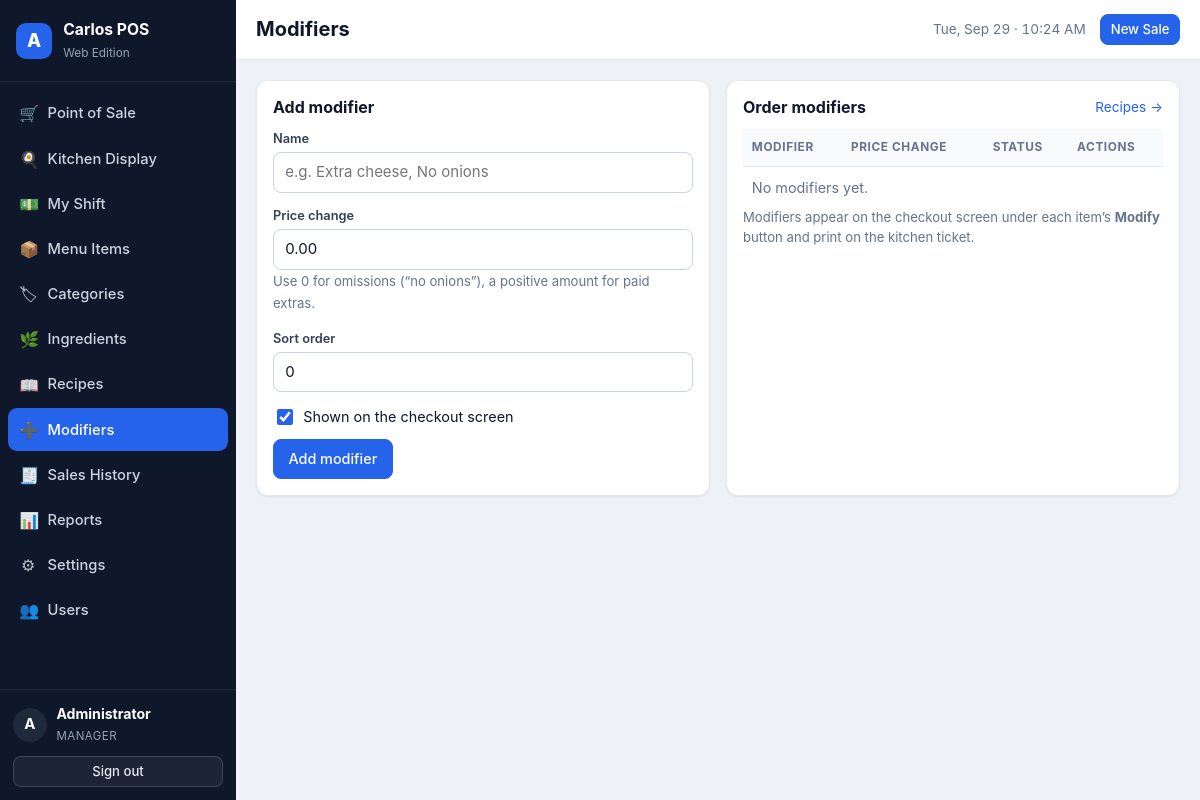
The app's page /index.php?page=modifiers (signed in), older data.
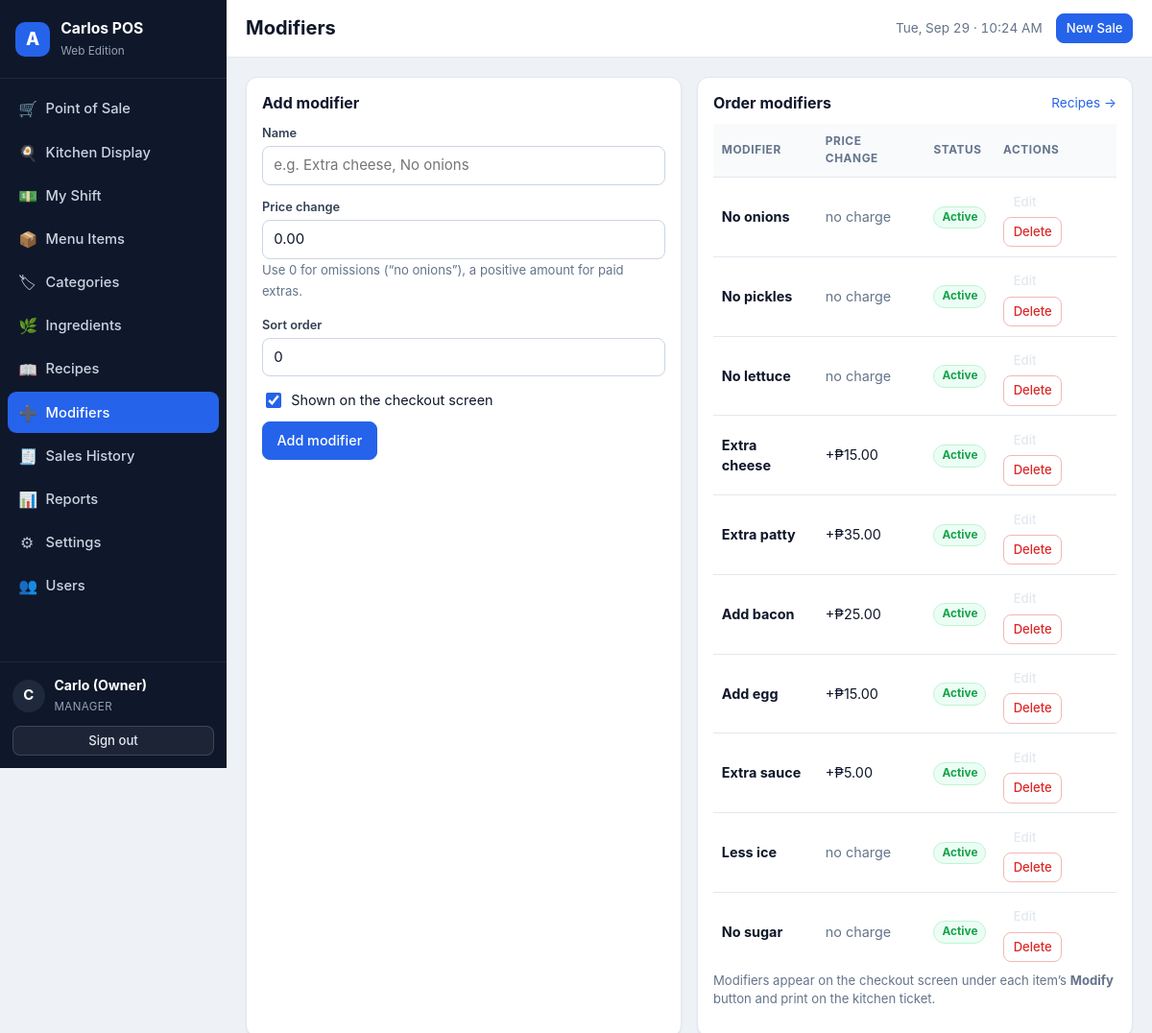
The same page, newer data.
### tables this page shows
CREATE TABLE IF NOT EXISTS `users` (
  `id`            INT UNSIGNED NOT NULL AUTO_INCREMENT,
  `name`          VARCHAR(100) NOT NULL,
  `username`      VARCHAR(50)  NOT NULL,
  `password_hash` VARCHAR(255) NOT NULL,
  `role`          ENUM('admin','cashier') NOT NULL DEFAULT 'cashier',
  `active`        TINYINT(1)   NOT NULL DEFAULT 1,
  `last_login`    DATETIME NULL DEFAULT NULL,
  `created_at`    DATETIME NOT NULL DEFAULT CURRENT_TIMESTAMP,
  PRIMARY KEY (`id`),
  UNIQUE KEY `uq_users_username` (`username`)
);

CREATE TABLE IF NOT EXISTS `modifiers` (
  `id`          INT UNSIGNED NOT NULL AUTO_INCREMENT,
  `name`        VARCHAR(80) NOT NULL,
  `price_delta` DECIMAL(12,2) NOT NULL DEFAULT 0.00,
  `active`      TINYINT(1)  NOT NULL DEFAULT 1,
  `sort_order`  INT NOT NULL DEFAULT 0,
  PRIMARY KEY (`id`),
  UNIQUE KEY `uq_modifiers_name` (`name`)
);

### app/helpers.php (called while the page is built, shortened)
<?php
function e($value)
{
    return htmlspecialchars((string) $value, ENT_QUOTES | ENT_SUBSTITUTE, 'UTF-8');
}
function base_url($path = '')
{
    static $base = null;
    if ($base === null) {
        if (BASE_URL !== '') {
            $base = rtrim(BASE_URL, '/');
        } else {
            $script = $_SERVER['SCRIPT_NAME'] ?? '/index.php';
            $dir    = str_replace('\\', '/', dirname($script));
            $base   = ($dir === '/' || $dir === '.') ? '' : rtrim($dir, '/');
        }
    }
    return $base . '/' . ltrim((string) $path, '/');
}
function asset($path)
{
    return base_url('assets/' . ltrim($path, '/'));
}
function is_post()
{
    return ($_SERVER['REQUEST_METHOD'] ?? 'GET') === 'POST';
}
function get($key, $default = '')
{
    return isset($_GET[$key]) ? (is_string($_GET[$key]) ? trim($_GET[$key]) : $_GET[$key]) : $default;
}
function is_logged_in()
{
    return !empty($_SESSION['user_id']);
}
function current_user()
{
    static $user = false;
    if ($user === false) {
        $user = null;
        if (is_logged_in()) {
            $user = db_one('SELECT id, name, username, role, active FROM users WHERE id = ? AND active = 1',
                           [(int) $_SESSION['user_id']]);
        }
    }
    return $user;
}
function require_login()
{
    current_user();
}
function require_admin()
{
    require_login();
}
function money($amount, $withSymbol = true)
{
    $dp      = (int) setting('decimal_places', '2');
    $symbol  = setting('currency_symbol', '₱');
    $number  = number_format((float) $amount, $dp, '.', ',');
    return setting('currency_position', 'before') === 'before'
        ? $symbol . $number
        : $number . ' ' . $symbol;
}
function initial($name)
{
    $name = trim((string) $name);
    return function_exists('mb_substr')
        ? mb_strtoupper(mb_substr($name, 0, 1))
        : strtoupper(substr($name, 0, 1));
}
function setting($key, $default = '')
{
    global $APP_SETTINGS;
    return $APP_SETTINGS[$key];
}
function role_label($role)
{
    return $role === 'admin' ? 'Manager' : 'Cashier';
}

### app/db.php (called while the page is built, shortened)
<?php
function db()
{
    static $pdo = null;
    if ($pdo === null) {
        $dsn = 'mysql:host=' . DB_HOST . ';dbname=' . DB_NAME . ';charset=' . DB_CHARSET;
        $pdo = new PDO($dsn, DB_USER, DB_PASS, [
            PDO::ATTR_ERRMODE            => PDO::ERRMODE_EXCEPTION,
            PDO::ATTR_DEFAULT_FETCH_MODE => PDO::FETCH_ASSOC,
            PDO::ATTR_EMULATE_PREPARES   => false,
        ]);
    }
    return $pdo;
}
function db_all($sql, $params = [])
{
    $st = db()->prepare($sql);
    $st->execute($params);
    return $st->fetchAll();
}
function db_one($sql, $params = [])
{
    $st = db()->prepare($sql);
    $st->execute($params);
    $row = $st->fetch();
    return $row === false ? null : $row;
}

### app/controllers/inventory.php (called while the page is built, shortened)
<?php
function modifiers_controller()
{
    return [
        'title' => 'Modifiers',
        'rows'  => db_all('SELECT * FROM modifiers ORDER BY sort_order, name'),
        'edit'  => ((int) get('id', 0)) ? db_one('SELECT * FROM modifiers WHERE id = ?', [(int) get('id')]) : null,
    ];
}

### app/views/modifiers.php (the view, shortened to what the changed rows need)
<div class="grid-2">
  <div class="card">
    <div class="table-wrap">
      <table class="table">
        <thead><tr><th>Modifier</th><th class="right">Price change</th><th>Status</th><th class="right">Actions</th></tr></thead>
        <tbody>
        <?php if (!$data['rows']): ?>
          <tr><td colspan="4" class="empty">No modifiers yet.</td></tr>
        <?php endif; ?>
        <?php foreach ($data['rows'] as $m): ?>
          <tr>
            <td><strong><?= e($m['name']) ?></strong></td>
            <td class="right">
              <?php if ((float) $m['price_delta'] == 0.0): ?>
                <span class="muted">no charge</span>
              <?php else: ?>
                +<?= e(money($m['price_delta'])) ?>
              <?php endif; ?>
            </td>
            <td><?= $m['active'] ? '<span class="pill pill-ok">Active</span>' : '<span class="pill pill-muted">Hidden</span>' ?></td>
            <td class="right">
              <a class="btn btn-sm btn-ghost" href="<?= e(base_url('index.php?page=modifiers&action=edit&id=' . $m['id'])) ?>">Edit</a>
              <form method="post" action="<?= e(base_url('index.php?page=modifiers&action=delete')) ?>" class="inline">
                <button class="btn btn-sm btn-danger" type="submit" data-confirm="Delete this modifier?">Delete</button>
              </form>
            </td>
          </tr>
        <?php endforeach; ?>
        </tbody>
      </table>
    </div>
  </div>
</div>

### app/views/layout/header.php (shortened to what the changed rows need)
<?php
$user     = $layout === 'app' ? current_user() : null;
$title    = $data['title'] ?? ucfirst($page ?? 'POS');
$navItems = [
    'pos'        => ['Point of Sale',   'cart',    'user'],
    'kitchen'    => ['Kitchen Display', 'kitchen', 'user'],
    'shifts'     => ['My Shift',        'drawer',  'user'],
    'products'   => ['Menu Items',      'box',     'admin'],
    'categories' => ['Categories',      'tag',     'admin'],
    'inventory'  => ['Ingredients',     'leaf',    'admin'],
    'recipes'    => ['Recipes',         'recipe',  'admin'],
    'modifiers'  => ['Modifiers',       'plus',    'admin'],
    'sales'      => ['Sales History',   'receipt', 'admin'],
    'reports'    => ['Reports',         'chart',   'admin'],
    'settings'   => ['Settings',        'gear',    'user'],
    'users'      => ['Users',           'users',   'admin'],
];
?>
<!DOCTYPE html>
<html lang="en">
<head>
<link rel="stylesheet" href="<?= e(asset('css/app.css')) ?>">
</head>
<body class="layout-<?= e($layout) ?><?= $page === 'pos' ? ' page-pos' : '' ?>">
<?php if ($layout === 'app'): ?>
<div class="app-shell">
  <aside class="sidebar" id="sidebar">
    <div class="brand">
      <div class="brand-mark">A</div>
      <div class="brand-text">
        <strong>Carlos POS</strong>
        <span>Web Edition</span>
      </div>
    </div>
    <nav class="nav">
      <?php foreach ($navItems as $key => [$label, $icon, $required]): ?>
        <a class="nav-link<?= $page === $key ? ' active' : '' ?>" href="<?= e(base_url('index.php?page=' . $key)) ?>">
          <span class="ico ico-<?= e($icon) ?>" aria-hidden="true"></span>
          <span class="nav-label"><?= e($label) ?></span>
        </a>
      <?php endforeach; ?>
    </nav>
    <div class="sidebar-foot">
      <div class="who">
        <div class="avatar"><?= e(initial($user['name'])) ?></div>
        <div>
          <strong><?= e($user['name']) ?></strong>
          <span class="role"><?= e(role_label($user['role'])) ?></span>
        </div>
      </div>
      <a class="btn btn-ghost btn-sm" href="<?= e(base_url('index.php?page=logout')) ?>">Sign out</a>
    </div>
  </aside>
  <div class="main">
    <header class="topbar">
      <div class="topbar-title">
        <h1><?= e($title) ?></h1>
      </div>
      <div class="topbar-meta">
        <span class="clock" id="clock"><?= e(date('D, M d · h:i A')) ?></span>
        <a class="btn btn-primary btn-sm" href="<?= e(base_url('index.php?page=pos')) ?>">New Sale</a>
      </div>
    </header>
    <main class="content">
<?php endif; ?>

Row changes from the older to the newer data that the page shows:
changed users "MANAGER": name "A" → "C"; name "Administrator" → "Carlo (Owner)"
added modifiers: name "No onions", price_delta "no charge", active "Active"
added modifiers: name "No pickles", price_delta "no charge", active "Active"
added modifiers: name "No lettuce", price_delta "no charge", active "Active"
added modifiers: name "Extra cheese", price_delta "₱15.00", active "Active"
added modifiers: name "Extra patty", price_delta "₱35.00", active "Active"
added modifiers: name "Add bacon", price_delta "₱25.00", active "Active"
added modifiers: name "Add egg", price_delta "₱15.00", active "Active"
added modifiers: name "Extra sauce", price_delta "₱5.00", active "Active"
added modifiers: name "Less ice", price_delta "no charge", active "Active"
added modifiers: name "No sugar", price_delta "no charge", active "Active"
Text that changed along with them:
text no longer shown: "No modifiers yet."
